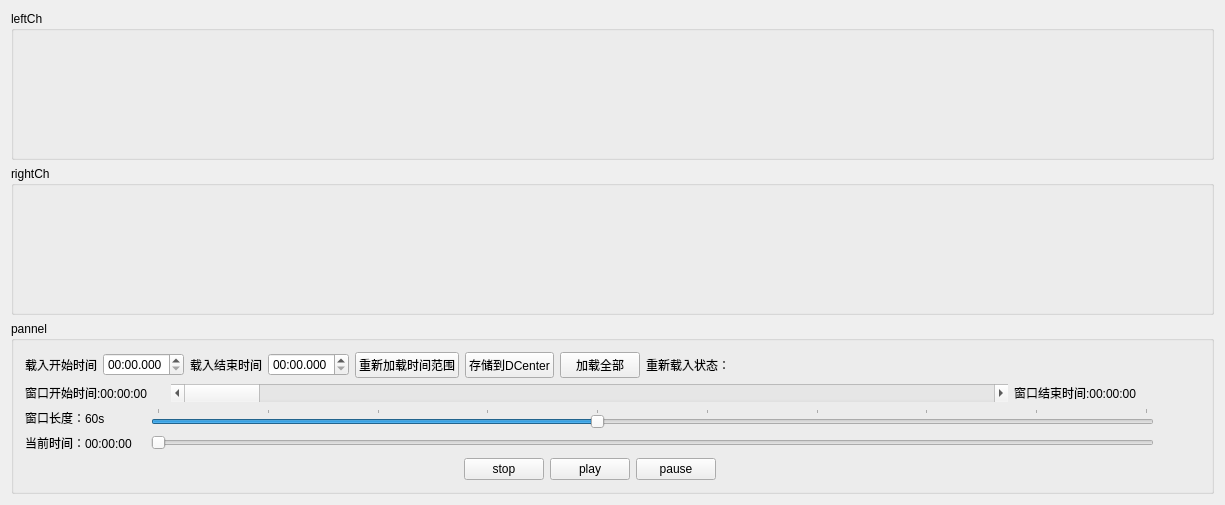
<?xml version="1.0" encoding="UTF-8"?>
<ui version="4.0">
 <class>WaveWgtClass</class>
 <widget class="QWidget" name="WaveWgtClass">
  <property name="geometry">
   <rect>
    <x>0</x>
    <y>0</y>
    <width>1225</width>
    <height>505</height>
   </rect>
  </property>
  <property name="windowTitle">
   <string>WaveWgt</string>
  </property>
  <layout class="QVBoxLayout" name="verticalLayout">
   <item>
    <widget class="QGroupBox" name="groupBox_leftCh">
     <property name="sizePolicy">
      <sizepolicy hsizetype="Preferred" vsizetype="Expanding">
       <horstretch>0</horstretch>
       <verstretch>0</verstretch>
      </sizepolicy>
     </property>
     <property name="title">
      <string>leftCh</string>
     </property>
     <layout class="QVBoxLayout" name="VLayout_LeftCh"/>
    </widget>
   </item>
   <item>
    <widget class="QGroupBox" name="groupBox_rightCh">
     <property name="sizePolicy">
      <sizepolicy hsizetype="Preferred" vsizetype="Expanding">
       <horstretch>0</horstretch>
       <verstretch>0</verstretch>
      </sizepolicy>
     </property>
     <property name="title">
      <string>rightCh</string>
     </property>
     <layout class="QVBoxLayout" name="VLayout_rightCh"/>
    </widget>
   </item>
   <item>
    <widget class="QGroupBox" name="groupBox">
     <property name="sizePolicy">
      <sizepolicy hsizetype="Preferred" vsizetype="Minimum">
       <horstretch>0</horstretch>
       <verstretch>0</verstretch>
      </sizepolicy>
     </property>
     <property name="title">
      <string>pannel</string>
     </property>
     <layout class="QHBoxLayout" name="horizontalLayout_6">
      <item>
       <layout class="QVBoxLayout" name="verticalLayout_2">
        <item>
         <layout class="QHBoxLayout" name="horizontalLayout_5">
          <item>
           <widget class="QLabel" name="label_cht_load_startTime">
            <property name="text">
             <string>载入开始时间</string>
            </property>
           </widget>
          </item>
          <item>
           <widget class="QTimeEdit" name="timeEdit_chtLoadStartTime">
            <property name="displayFormat">
             <string>mm:ss.zzz</string>
            </property>
           </widget>
          </item>
          <item>
           <widget class="QLabel" name="label_cht_load_endTime">
            <property name="text">
             <string>载入结束时间</string>
            </property>
           </widget>
          </item>
          <item>
           <widget class="QTimeEdit" name="timeEdit_chtLoadEndTime">
            <property name="displayFormat">
             <string>mm:ss.zzz</string>
            </property>
           </widget>
          </item>
          <item>
           <widget class="QPushButton" name="btn_reloadCht">
            <property name="text">
             <string>重新加载时间范围</string>
            </property>
           </widget>
          </item>
          <item>
           <widget class="QPushButton" name="btn_loadToDataCenter">
            <property name="text">
             <string>存储到DCenter</string>
            </property>
           </widget>
          </item>
          <item>
           <widget class="QPushButton" name="btn_loadAll">
            <property name="text">
             <string>加载全部</string>
            </property>
           </widget>
          </item>
          <item>
           <widget class="QLabel" name="label_reloadState">
            <property name="text">
             <string>重新载入状态：</string>
            </property>
           </widget>
          </item>
          <item>
           <spacer name="horizontalSpacer_3">
            <property name="orientation">
             <enum>Qt::Horizontal</enum>
            </property>
            <property name="sizeHint" stdset="0">
             <size>
              <width>40</width>
              <height>20</height>
             </size>
            </property>
           </spacer>
          </item>
         </layout>
        </item>
        <item>
         <layout class="QHBoxLayout" name="horizontalLayout">
          <item>
           <widget class="QLabel" name="label_windowStartTime">
            <property name="minimumSize">
             <size>
              <width>140</width>
              <height>0</height>
             </size>
            </property>
            <property name="maximumSize">
             <size>
              <width>140</width>
              <height>20</height>
             </size>
            </property>
            <property name="text">
             <string>窗口开始时间:00:00:00</string>
            </property>
           </widget>
          </item>
          <item>
           <widget class="QScrollBar" name="HScrollBar_windowPos">
            <property name="maximumSize">
             <size>
              <width>16777215</width>
              <height>20</height>
             </size>
            </property>
            <property name="orientation">
             <enum>Qt::Horizontal</enum>
            </property>
           </widget>
          </item>
          <item>
           <widget class="QLabel" name="label_windowEndTime">
            <property name="minimumSize">
             <size>
              <width>140</width>
              <height>0</height>
             </size>
            </property>
            <property name="maximumSize">
             <size>
              <width>140</width>
              <height>20</height>
             </size>
            </property>
            <property name="text">
             <string>窗口结束时间:00:00:00</string>
            </property>
           </widget>
          </item>
         </layout>
        </item>
        <item>
         <layout class="QHBoxLayout" name="horizontalLayout_2">
          <item>
           <widget class="QLabel" name="label_windowLength">
            <property name="minimumSize">
             <size>
              <width>120</width>
              <height>0</height>
             </size>
            </property>
            <property name="maximumSize">
             <size>
              <width>120</width>
              <height>16777215</height>
             </size>
            </property>
            <property name="text">
             <string>窗口长度：60s</string>
            </property>
           </widget>
          </item>
          <item>
           <widget class="QSlider" name="hSlider_windowScale">
            <property name="minimum">
             <number>1</number>
            </property>
            <property name="maximum">
             <number>10</number>
            </property>
            <property name="pageStep">
             <number>1</number>
            </property>
            <property name="sliderPosition">
             <number>5</number>
            </property>
            <property name="orientation">
             <enum>Qt::Horizontal</enum>
            </property>
            <property name="tickPosition">
             <enum>QSlider::TicksAbove</enum>
            </property>
           </widget>
          </item>
         </layout>
        </item>
        <item>
         <layout class="QHBoxLayout" name="horizontalLayout_3">
          <item>
           <widget class="QLabel" name="label_currentTime">
            <property name="minimumSize">
             <size>
              <width>120</width>
              <height>0</height>
             </size>
            </property>
            <property name="maximumSize">
             <size>
              <width>120</width>
              <height>16777215</height>
             </size>
            </property>
            <property name="text">
             <string>当前时间：00:00:00</string>
            </property>
           </widget>
          </item>
          <item>
           <widget class="QSlider" name="hSlider_currentTime">
            <property name="orientation">
             <enum>Qt::Horizontal</enum>
            </property>
           </widget>
          </item>
         </layout>
        </item>
        <item>
         <layout class="QHBoxLayout" name="horizontalLayout_4">
          <item>
           <spacer name="horizontalSpacer_2">
            <property name="orientation">
             <enum>Qt::Horizontal</enum>
            </property>
            <property name="sizeHint" stdset="0">
             <size>
              <width>40</width>
              <height>20</height>
             </size>
            </property>
           </spacer>
          </item>
          <item>
           <widget class="QPushButton" name="btn_stop">
            <property name="text">
             <string>stop</string>
            </property>
           </widget>
          </item>
          <item>
           <widget class="QPushButton" name="btn_play">
            <property name="text">
             <string>play</string>
            </property>
           </widget>
          </item>
          <item>
           <widget class="QPushButton" name="btn_pause">
            <property name="text">
             <string>pause</string>
            </property>
           </widget>
          </item>
          <item>
           <spacer name="horizontalSpacer">
            <property name="orientation">
             <enum>Qt::Horizontal</enum>
            </property>
            <property name="sizeHint" stdset="0">
             <size>
              <width>40</width>
              <height>20</height>
             </size>
            </property>
           </spacer>
          </item>
         </layout>
        </item>
       </layout>
      </item>
      <item>
       <widget class="QWidget" name="widget" native="true">
        <property name="minimumSize">
         <size>
          <width>40</width>
          <height>0</height>
         </size>
        </property>
        <property name="maximumSize">
         <size>
          <width>40</width>
          <height>16777215</height>
         </size>
        </property>
        <layout class="QVBoxLayout" name="VLayout_volumnBar">
         <property name="leftMargin">
          <number>2</number>
         </property>
         <property name="topMargin">
          <number>2</number>
         </property>
         <property name="rightMargin">
          <number>2</number>
         </property>
         <property name="bottomMargin">
          <number>2</number>
         </property>
        </layout>
       </widget>
      </item>
     </layout>
    </widget>
   </item>
  </layout>
 </widget>
 <layoutdefault spacing="6" margin="11"/>
 <resources/>
 <connections/>
</ui>
